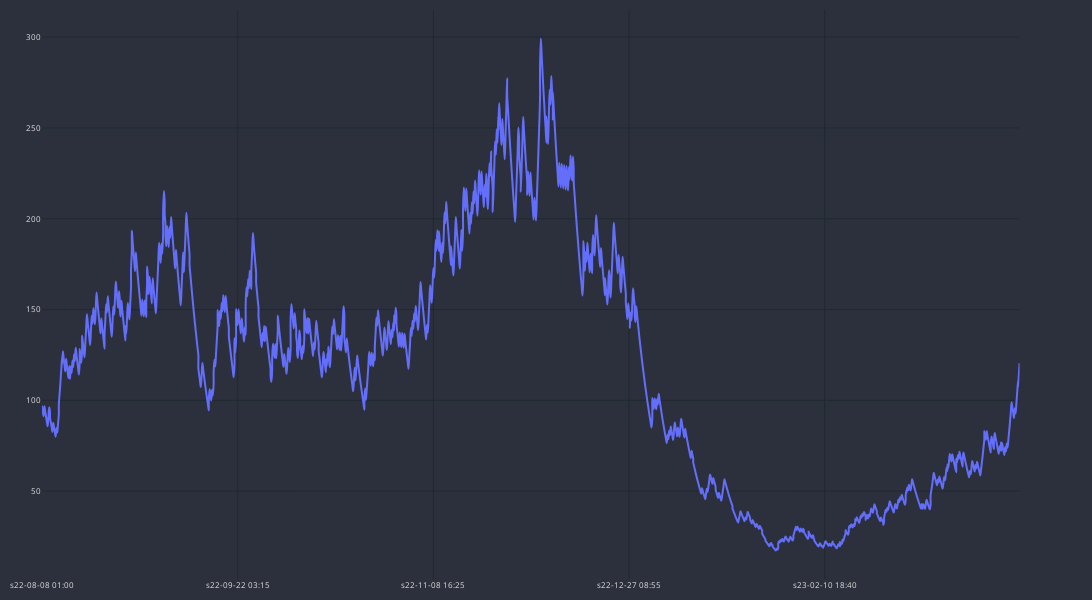

Notebook code for this chart:
### Code cell
df_res_m5_plot = df_res_m5#.loc[:100]
df_res_m5_plot['time'] = df_res_m5_plot['end_time']
cp = CandlePlot(df_res_m5_plot, candles=False)
print("min balance ",min(df_res_m5['balance']))
cp.show_plot(line_traces=['balance'])

### Figure 1 — Plotly figure (JSON) as saved in the notebook; plotly's stock layout.template omitted (floating-point values rounded to 4 significant figures; data arrays with more than 128 entries replaced by an {"elided": "..."} marker saying what was removed)
{"data": [{"line": {"shape": "spline", "width": 2}, "name": "balance", "type": "scatter", "x": {"elided": "1363 str values"}, "xaxis": "x", "y": {"elided": "1363 float values"}, "yaxis": "y"}], "layout": {"font": {"color": "#e1e1e1", "size": 8}, "height": 600, "margin": {"b": 10, "l": 10, "r": 10, "t": 10}, "paper_bgcolor": "#2c303c", "plot_bgcolor": "#2c303c", "width": 1400, "xaxis": {"anchor": "y", "domain": [0, 0.94], "gridcolor": "#1f292f", "nticks": 5, "rangeslider": {"visible": false}}, "yaxis": {"anchor": "x", "domain": [0, 1], "gridcolor": "#1f292f"}, "yaxis2": {"anchor": "x", "gridcolor": "#1f292f", "overlaying": "y", "side": "right"}}}
